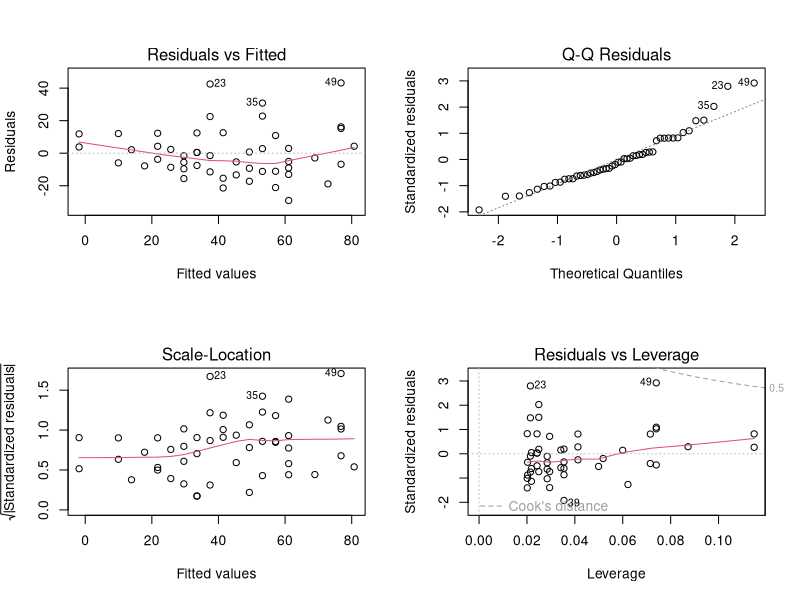
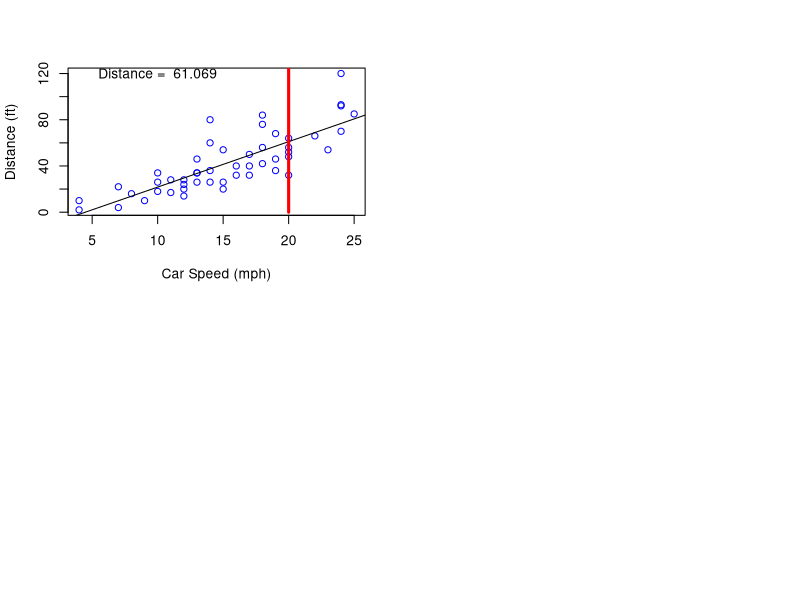

The R source for these figures, in order:
## ---- chunk 1
library(datasets)
data("cars")
summary(cars)
## ---- chunk 2
mdl <- lm(dist ~ speed, data = cars)
summary(mdl)$coef
## ---- chunk 3
par(mfrow=c(2,2))
plot(mdl)
## ---- chunk 4
userspeed <- 20; 
dist <- predict(mdl, newdata = data.frame(speed=userspeed))
print(dist)
## ---- chunk 5
plot(cars$speed, cars$dist, xlab="Car Speed (mph)", ylab = "Distance (ft)",
     col="blue") 
abline(mdl); lines(c(userspeed, userspeed), c(0, 200),col="red",lwd=3)
text(10, 120, paste("Distance = ", round(dist, digits = 3)))
